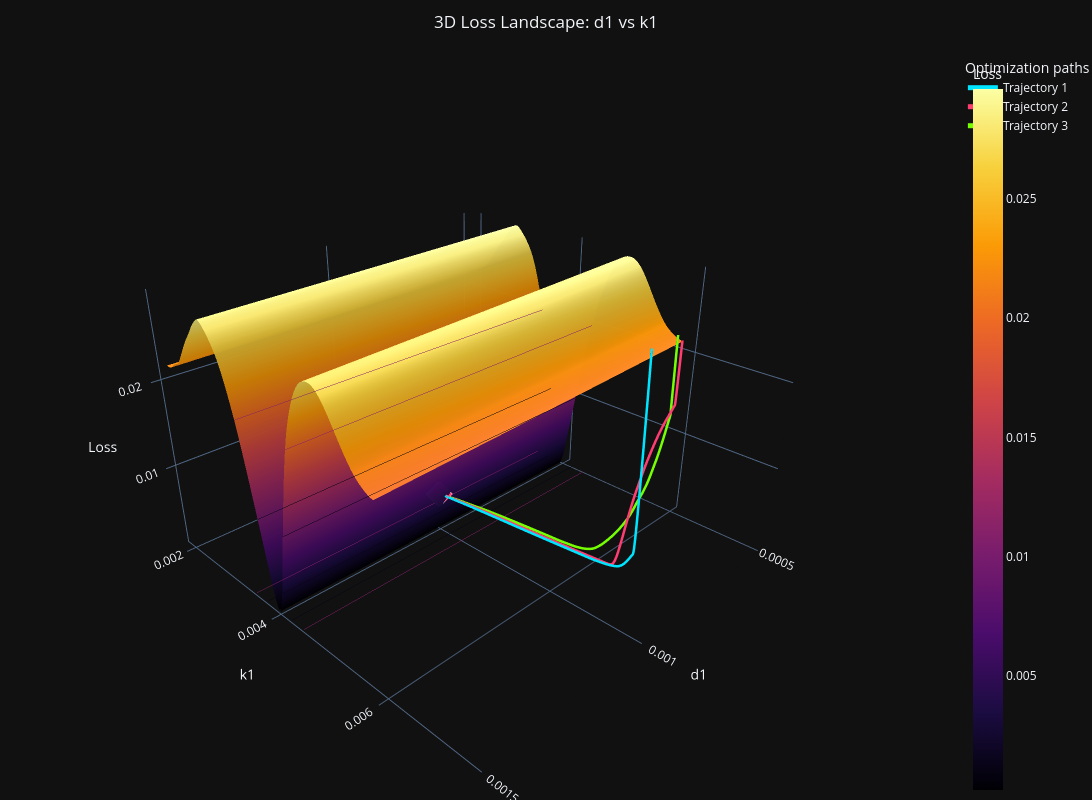

Here is the notebook cell this chart was saved with:
### Code cell
x, y = 'd1', 'k1'
X[x], Y[y], loss_landscape[f'{x}-{y}'] = calculate_3d_loss_landscape(x, y, original_params = or_params)

plot_3d_loss_landscape_and_trajectories('d1', 'k1', X['d1'], Y['k1'], loss_landscape['d1-k1'])

### Figure 1 — Plotly figure (JSON) as saved in the notebook; plotly's stock layout.template omitted (floating-point values rounded to 4 significant figures; data arrays with more than 128 entries replaced by an {"elided": "..."} marker saying what was removed)
{"data": [{"cmax": 0.02962, "cmin": 0.0002136, "colorbar": {"title": {"text": "Loss"}}, "colorscale": [[0, "#000004"], [0.1111, "#1b0c41"], [0.2222, "#4a0c6b"], [0.3333, "#781c6d"], [0.4444, "#a52c60"], [0.5556, "#cf4446"], [0.6667, "#ed6925"], [0.7778, "#fb9b06"], [0.8889, "#f7d13d"], [1, "#fcffa4"]], "contours": {"z": {"highlightcolor": "#f5f5f5", "project": {"z": true}, "show": true, "usecolormap": true}}, "hovertemplate": "d1: %{x:.5g}<br>k1: %{y:.5g}<br>Loss: %{z:.5g}<extra></extra>", "opacity": 0.98, "showscale": true, "type": "surface", "x": {"elided": "100x100 float values"}, "y": {"elided": "100x100 float values"}, "z": {"elided": "100x100 float values"}}, {"hovertemplate": "d1: %{x:.5g}<br>k1: %{y:.5g}<br>Loss: %{z:.5g}<extra>Trajectory 1</extra>", "line": {"color": "#00E5FF", "width": 5}, "mode": "lines", "name": "Trajectory 1", "type": "scatter3d", "x": {"elided": "6000 float values"}, "y": {"elided": "6000 float values"}, "z": {"elided": "6000 float values"}}, {"hovertemplate": "Final d1: %{x:.5g}<br>Final k1: %{y:.5g}<br>Final loss: %{z:.5g}<extra></extra>", "marker": {"color": "#00E5FF", "line": {"color": "white", "width": 1}, "size": 8, "symbol": "diamond"}, "mode": "markers", "name": "Trajectory 1 endpoint", "showlegend": false, "type": "scatter3d", "x": [0.000995], "y": [0.003945], "z": [0.004564]}, {"hovertemplate": "d1: %{x:.5g}<br>k1: %{y:.5g}<br>Loss: %{z:.5g}<extra>Trajectory 2</extra>", "line": {"color": "#FF3D71", "width": 5}, "mode": "lines", "name": "Trajectory 2", "type": "scatter3d", "x": {"elided": "6000 float values"}, "y": {"elided": "6000 float values"}, "z": {"elided": "6000 float values"}}, {"hovertemplate": "Final d1: %{x:.5g}<br>Final k1: %{y:.5g}<br>Final loss: %{z:.5g}<extra></extra>", "marker": {"color": "#FF3D71", "line": {"color": "white", "width": 1}, "size": 8, "symbol": "diamond"}, "mode": "markers", "name": "Trajectory 2 endpoint", "showlegend": false, "type": "scatter3d", "x": [0.0009929], "y": [0.003963], "z": [0.00461]}, {"hovertemplate": "d1: %{x:.5g}<br>k1: %{y:.5g}<br>Loss: %{z:.5g}<extra>Trajectory 3</extra>", "line": {"color": "#76FF03", "width": 5}, "mode": "lines", "name": "Trajectory 3", "type": "scatter3d", "x": {"elided": "6000 float values"}, "y": {"elided": "6000 float values"}, "z": {"elided": "6000 float values"}}, {"hovertemplate": "Final d1: %{x:.5g}<br>Final k1: %{y:.5g}<br>Final loss: %{z:.5g}<extra></extra>", "marker": {"color": "#76FF03", "line": {"color": "white", "width": 1}, "size": 8, "symbol": "diamond"}, "mode": "markers", "name": "Trajectory 3 endpoint", "showlegend": false, "type": "scatter3d", "x": [0.0009961], "y": [0.003931], "z": [0.004546]}], "layout": {"height": 800, "legend": {"title": {"text": "Optimization paths"}}, "margin": {"b": 0, "l": 0, "r": 0, "t": 55}, "scene": {"aspectmode": "manual", "aspectratio": {"x": 1.25, "y": 1.25, "z": 0.8}, "camera": {"eye": {"x": 1.6, "y": 1.6, "z": 1.15}}, "dragmode": "orbit", "xaxis": {"title": {"text": "d1"}}, "yaxis": {"title": {"text": "k1"}}, "zaxis": {"range": [0.0002136, 0.02962], "title": {"text": "Loss"}}}, "title": {"text": "3D Loss Landscape: d1 vs k1", "x": 0.5}, "width": 1100}}
